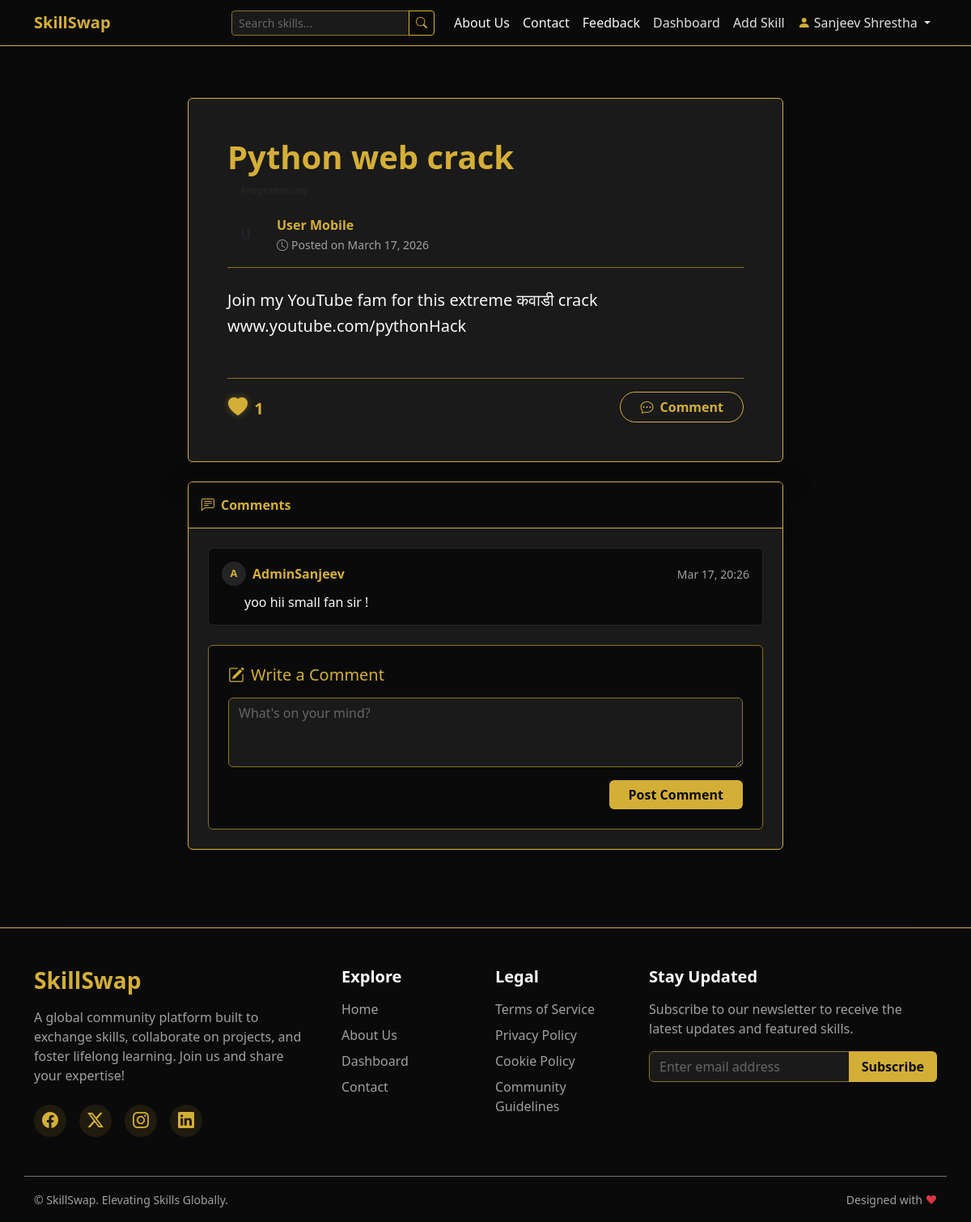
The app's page /skill/2 (signed in) with its own data.
### models.py (models this page shows)
class User(db.Model, UserMixin):
    id = db.Column(db.Integer, primary_key=True)
    username = db.Column(db.String(20), unique=True, nullable=False)
    email = db.Column(db.String(120), unique=True, nullable=False)
    password = db.Column(db.String(60), nullable=False)
    is_admin = db.Column(db.Boolean, default=False)
    skills = db.relationship('Skill', backref='author', lazy=True)
    comments = db.relationship('Comment', backref='author', lazy=True)
    feedbacks = db.relationship('Feedback', backref='author', lazy=True)
    likes = db.relationship('Like', backref='user', lazy=True)

class Skill(db.Model):
    id = db.Column(db.Integer, primary_key=True)
    title = db.Column(db.String(100), nullable=False)
    description = db.Column(db.Text, nullable=False)
    date_posted = db.Column(db.DateTime, nullable=False, default=datetime.utcnow)
    user_id = db.Column(db.Integer, db.ForeignKey('user.id'), nullable=False)
    category_id = db.Column(db.Integer, db.ForeignKey('category.id'), nullable=False)
    comments = db.relationship('Comment', backref='skill', lazy=True)
    likes = db.relationship('Like', backref='skill', lazy=True)

class Comment(db.Model):
    id = db.Column(db.Integer, primary_key=True)
    content = db.Column(db.Text, nullable=False)
    date_posted = db.Column(db.DateTime, nullable=False, default=datetime.utcnow)
    user_id = db.Column(db.Integer, db.ForeignKey('user.id'), nullable=False)
    skill_id = db.Column(db.Integer, db.ForeignKey('skill.id'), nullable=False)

### app.py (the view)
@app.route("/skill/<int:skill_id>", methods=['GET', 'POST'])
@login_required
def skill(skill_id):
    skill = Skill.query.get_or_404(skill_id)
    form = CommentForm()
    if form.validate_on_submit():
        comment = Comment(content=form.content.data, author=current_user, skill=skill)
        db.session.add(comment)
        db.session.commit()
        flash('Your comment has been added!', 'success')
        return redirect(url_for('skill', skill_id=skill.id))
    comments = Comment.query.filter_by(skill_id=skill_id).order_by(Comment.date_posted).all()
    likes_count = Like.query.filter_by(skill_id=skill_id).count()
    user_liked = Like.query.filter_by(user_id=current_user.id, skill_id=skill_id).first() is not None
    return render_template('skill.html', skill=skill, comments=comments, form=form, likes_count=likes_count, user_liked=user_liked)

### templates/skill.html (shortened to what this page needs)
{% extends "base.html" %}
{% block content %}
<div class="row justify-content-center">
    <div class="col-lg-8">
        <div class="card bg-dark border-gold shadow-lg mt-4 mb-4 overflow-hidden">
            <div class="card-body p-4 p-md-5">
                <div class="d-flex justify-content-between align-items-start mb-3">
                    <div>
                        <h1 class="card-title text-gold fw-bold mb-1">{{ skill.title }}</h1>
                        <span class="badge bg-gold text-dark px-3 py-2 rounded-pill">{{ skill.category.name }}</span>
                    </div>
                </div>
                <div class="d-flex align-items-center mb-4 pb-3 border-bottom border-gold-subtle">
                    <div class="bg-gold text-dark rounded-circle d-flex align-items-center justify-content-center fw-bold me-3" style="width: 45px; height: 45px;">
                    </div>
                    <div>
                        <p class="mb-0 text-gold fw-bold">
                            <a href="{{ url_for('user_profile', username=skill.author.username) }}" class="text-gold text-decoration-none hover-underline">{{ skill.author.username }}</a>
                        </p>
                        <small class="text-secondary"><i class="bi bi-clock me-1"></i>Posted on {{ skill.date_posted.strftime('%B %d, %Y') }}</small>
                    </div>
                </div>
                <div class="card-text text-light fs-5 mb-5" style="line-height: 1.6;">
                    {{ skill.description }}
                </div>
                <div class="d-flex justify-content-between align-items-center pt-3 border-top border-gold-subtle">
                    <div class="d-flex gap-4">
                        <button type="button" class="btn btn-link text-decoration-none p-0 social-btn like-btn {% if user_liked %}active{% endif %}"
                                data-skill-id="{{ skill.id }}"
                                title="Like">
                            <i class="bi bi-heart{% if user_liked %}-fill{% endif %} me-1 fs-4"></i>
                            <span class="like-count fw-bold fs-5">{{ likes_count }}</span>
                        </button>
                    </div>
                    <a href="#comments" class="btn btn-outline-gold px-4 rounded-pill fw-bold">
                        <i class="bi bi-chat-dots me-1"></i> Comment
                    </a>
                </div>
            </div>
        </div>
        <div id="comments" class="card bg-dark border-gold shadow-lg mt-4 mb-5">
            <div class="card-header bg-darkest border-bottom border-gold text-gold fw-bold py-3">
                <i class="bi bi-chat-left-text me-2"></i>Comments
            </div>
            <div class="card-body p-4">
                {% if comments %}
                <div class="comment-list mb-4">
                    {% for comment in comments %}
                    <div class="mb-4 p-3 bg-darkest rounded border border-secondary border-opacity-25 shadow-sm">
                        <div class="d-flex justify-content-between align-items-center mb-2">
                            <div class="d-flex align-items-center">
                                <div class="bg-secondary bg-opacity-25 text-gold rounded-circle d-flex align-items-center justify-content-center fw-bold me-2" style="width: 30px; height: 30px; font-size: 0.8rem;">
                                    {{ comment.author.username[0]|upper }}
                                </div>
                                <strong class="text-gold">
                                    <a href="{{ url_for('user_profile', username=comment.author.username) }}" class="text-gold text-decoration-none hover-underline">{{ comment.author.username }}</a>
                                </strong>
                            </div>
                            <small class="text-muted">{{ comment.date_posted.strftime('%b %d, %H:%M') }}</small>
                        </div>
                        <p class="mb-0 text-light ms-4 ps-1" style="word-break: break-word;">{{ comment.content }}</p>
                    </div>
                    {% endfor %}
                </div>
                {% else %}
                <div class="text-center py-5 mb-4">
                    <i class="bi bi-chat-square-dots text-secondary display-4"></i>
                    <p class="text-muted mt-3">Be the first to share your thoughts!</p>
                </div>
                {% endif %}
                <div class="bg-darkest p-4 rounded border border-gold-subtle">
                    <h5 class="text-gold mb-3 d-flex align-items-center">
                        <i class="bi bi-pencil-square me-2"></i>Write a Comment
                    </h5>
                    <form method="POST" action="" class="needs-validation" novalidate>
                        <div class="mb-3">
                            {% if form.content.errors %}
                            {{ form.content(class="form-control bg-dark text-light border-danger", rows="3", placeholder="What's on your mind?", required=True) }}
                            <div class="invalid-feedback d-block text-danger">
                                {% for error in form.content.errors %}
                                <span>{{ error }}</span>
                                {% endfor %}
                            </div>
                            {% else %}
                            {{ form.content(class="form-control bg-dark text-light border-gold-subtle", rows="3", placeholder="What's on your mind?", required=True) }}
                            {% endif %}
                        </div>
                        <div class="d-flex justify-content-end">
                            {{ form.submit(class="btn btn-gold px-4 fw-bold shadow-sm") }}
                        </div>
                    </form>
                </div>
            </div>
        </div>
    </div>
</div>
{% endblock %}

### templates/base.html (shortened to what this page needs)
<!DOCTYPE html>
<html lang="en">
<head>
    <link href="https://cdn.jsdelivr.net/npm/bootstrap@5.3.0/dist/css/bootstrap.min.css" rel="stylesheet">
    <link rel="stylesheet" href="{{ url_for('static', filename='css/style.css') }}">
    <link rel="stylesheet" href="https://cdn.jsdelivr.net/npm/bootstrap-icons@1.11.1/font/bootstrap-icons.css">
</head>
<body>
    <nav class="navbar navbar-expand-lg navbar-dark bg-darkest border-bottom border-gold mb-4 shadow">
        <div class="container">
            <a class="navbar-brand text-gold fw-bold" href="{{ url_for('home') }}">SkillSwap</a>
            <div class="collapse navbar-collapse" id="navbarNav">
                <ul class="navbar-nav ms-auto align-items-lg-center">
                    <li class="nav-item me-lg-3 my-2 my-lg-0">
                        <form action="{{ url_for('search') }}" method="GET" class="d-flex">
                            <div class="input-group input-group-sm">
                                <input class="form-control bg-dark border-gold-subtle text-light" type="search"
                                    placeholder="Search skills..." aria-label="Search" name="q">
                                <button class="btn btn-outline-gold" type="submit"><i class="bi bi-search"></i></button>
                            </div>
                        </form>
                    </li>
                    <li class="nav-item">
                        <a class="nav-link text-light" href="{{ url_for('about') }}">About Us</a>
                    </li>
                    <li class="nav-item">
                        <a class="nav-link text-light" href="{{ url_for('contact') }}">Contact</a>
                    </li>
                    <li class="nav-item">
                        <a class="nav-link text-light" href="{{ url_for('feedback') }}">Feedback</a>
                    </li>
                    {% if current_user.is_authenticated %}
                    <li class="nav-item">
                        <a class="nav-link" href="{{ url_for('dashboard') }}">Dashboard</a>
                    </li>
                    <li class="nav-item">
                        <a class="nav-link" href="{{ url_for('new_skill') }}">Add Skill</a>
                    </li>
                    <li class="nav-item dropdown">
                        <a class="nav-link dropdown-toggle" href="#" id="navbarDropdown" role="button"
                            data-bs-toggle="dropdown" aria-expanded="false">
                            <i class="bi bi-person-fill text-gold me-1"></i>{{ current_user.username }}
                        </a>
                    </li>
                    {% endif %}
                </ul>
            </div>
        </div>
    </nav>
    <div class="container main-content flex-grow-1">
        {% block content %}{% endblock %}
    </div>
    <footer class="bg-darkest text-white mt-auto pt-5 pb-3 border-top border-gold shadow-lg w-100">
        <div class="container">
            <div class="row mb-5">
                <div class="col-lg-4 col-md-6 mb-4 mb-md-0">
                    <h3 class="text-gold fw-bold mb-3">SkillSwap</h3>
                    <p class="text-secondary pe-lg-4">
                        A global community platform built to exchange skills, collaborate on projects, and foster
                        lifelong learning. Join us and share your expertise!
                    </p>
                    <div class="d-flex mt-4 gap-3">
                        <a href="#" class="social-icon text-gold fs-5"><i class="bi bi-facebook"></i></a>
                        <a href="#" class="social-icon text-gold fs-5"><i class="bi bi-twitter-x"></i></a>
                        <a href="#" class="social-icon text-gold fs-5"><i class="bi bi-instagram"></i></a>
                        <a href="#" class="social-icon text-gold fs-5"><i class="bi bi-linkedin"></i></a>
                    </div>
                </div>
                <div class="col-lg-2 col-md-6 mb-4 mb-md-0">
                    <h5 class="text-white mb-3 fw-bold">Explore</h5>
                    <ul class="list-unstyled footer-links">
                        <li class="mb-2"><a href="{{ url_for('home') }}"
                                class="text-secondary text-decoration-none transition-hover">Home</a></li>
                        <li class="mb-2"><a href="{{ url_for('about') }}"
                                class="text-secondary text-decoration-none transition-hover">About Us</a></li>
                        <li class="mb-2"><a href="{{ url_for('dashboard') }}"
                                class="text-secondary text-decoration-none transition-hover">Dashboard</a></li>
                        <li class="mb-2"><a href="{{ url_for('contact') }}"
                                class="text-secondary text-decoration-none transition-hover">Contact</a></li>
                    </ul>
                </div>
                <div class="col-lg-2 col-md-6 mb-4 mb-md-0">
                    <h5 class="text-white mb-3 fw-bold">Legal</h5>
                    <ul class="list-unstyled footer-links">
                        <li class="mb-2"><a href="#" class="text-secondary text-decoration-none transition-hover">Terms
                                of Service</a></li>
                        <li class="mb-2"><a href="#"
                                class="text-secondary text-decoration-none transition-hover">Privacy Policy</a></li>
                        <li class="mb-2"><a href="#" class="text-secondary text-decoration-none transition-hover">Cookie
                                Policy</a></li>
                        <li class="mb-2"><a href="#"
                                class="text-secondary text-decoration-none transition-hover">Community Guidelines</a>
                        </li>
                    </ul>
                </div>
                <div class="col-lg-4 col-md-6">
                    <h5 class="text-white mb-3 fw-bold">Stay Updated</h5>
                    <p class="text-secondary mb-3">Subscribe to our newsletter to receive the latest updates and
                        featured skills.</p>
                    <form class="d-flex w-100 mt-2">
                        <div class="input-group">
                            <input type="email" class="form-control bg-dark border-gold-subtle text-white"
                                placeholder="Enter email address" aria-label="Email Address"
                                aria-describedby="button-addon2">
                            <button class="btn btn-gold fw-bold px-3" type="button"
                                id="button-addon2">Subscribe</button>
                        </div>
                    </form>
                </div>
            </div>
            <div class="row align-items-center pt-3 mt-3 border-top border-secondary">
                <div class="col-md-6 text-center text-md-start mb-2 mb-md-0">
                    <small class="text-secondary">&copy; SkillSwap. Elevating Skills Globally.</small>
                </div>
                <div class="col-md-6 text-center text-md-end">
                    <small class="text-secondary">Designed with <span class="text-danger">&hearts;</span></small>
                </div>
            </div>
        </div>
    </footer>
</body>
</html>

### records on screen
User: username "Sanjeev Shrestha"
Skill: title "Python web crack", date_posted "March 17, 2026", description "Join my YouTube fam for this extreme कवाडी crack www.youtube.com/pythonHack"
User: author.username "User Mobile"
Comment: author "A", author.username "AdminSanjeev", date_posted "Mar 17, 20:26", content "yoo hii small fan sir !"

### other values on screen
{{ likes_count }} "1"
